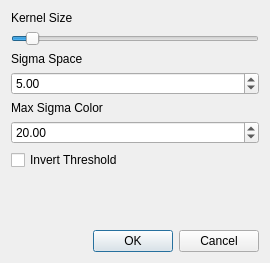
<?xml version="1.0" encoding="UTF-8"?>
<ui version="4.0">
 <class>ParametersDialog</class>
 <widget class="QDialog" name="ParametersDialog">
  <property name="geometry">
   <rect>
    <x>0</x>
    <y>0</y>
    <width>270</width>
    <height>263</height>
   </rect>
  </property>
  <property name="windowTitle">
   <string>Parameters</string>
  </property>
  <property name="modal">
   <bool>true</bool>
  </property>
  <layout class="QVBoxLayout" name="verticalLayout">
   <item>
    <widget class="QLabel" name="kSizeLabel">
     <property name="sizePolicy">
      <sizepolicy hsizetype="Preferred" vsizetype="Fixed">
       <horstretch>0</horstretch>
       <verstretch>0</verstretch>
      </sizepolicy>
     </property>
     <property name="text">
      <string>Kernel Size</string>
     </property>
    </widget>
   </item>
   <item>
    <widget class="QSlider" name="kSizeSlider">
     <property name="value">
      <number>6</number>
     </property>
     <property name="orientation">
      <enum>Qt::Horizontal</enum>
     </property>
    </widget>
   </item>
   <item>
    <widget class="QLabel" name="sigmaSpaceLabel">
     <property name="sizePolicy">
      <sizepolicy hsizetype="Preferred" vsizetype="Fixed">
       <horstretch>0</horstretch>
       <verstretch>0</verstretch>
      </sizepolicy>
     </property>
     <property name="text">
      <string>Sigma Space</string>
     </property>
    </widget>
   </item>
   <item>
    <widget class="QDoubleSpinBox" name="sigmaSpace">
     <property name="minimum">
      <double>1.000000000000000</double>
     </property>
     <property name="maximum">
      <double>999.990000000000009</double>
     </property>
     <property name="value">
      <double>5.000000000000000</double>
     </property>
    </widget>
   </item>
   <item>
    <widget class="QLabel" name="sigmaColourLabel">
     <property name="sizePolicy">
      <sizepolicy hsizetype="Preferred" vsizetype="Fixed">
       <horstretch>0</horstretch>
       <verstretch>0</verstretch>
      </sizepolicy>
     </property>
     <property name="text">
      <string>Max Sigma Color</string>
     </property>
    </widget>
   </item>
   <item>
    <widget class="QDoubleSpinBox" name="sigmaColour">
     <property name="minimum">
      <double>1.000000000000000</double>
     </property>
     <property name="maximum">
      <double>999.990000000000009</double>
     </property>
     <property name="value">
      <double>20.000000000000000</double>
     </property>
    </widget>
   </item>
   <item>
    <widget class="QCheckBox" name="checkBox">
     <property name="text">
      <string>Invert Threshold</string>
     </property>
    </widget>
   </item>
   <item alignment="Qt::AlignBottom">
    <widget class="QDialogButtonBox" name="buttonBox">
     <property name="orientation">
      <enum>Qt::Horizontal</enum>
     </property>
     <property name="standardButtons">
      <set>QDialogButtonBox::Cancel|QDialogButtonBox::Ok</set>
     </property>
    </widget>
   </item>
  </layout>
 </widget>
 <resources/>
 <connections>
  <connection>
   <sender>buttonBox</sender>
   <signal>accepted()</signal>
   <receiver>ParametersDialog</receiver>
   <slot>accept()</slot>
   <hints>
    <hint type="sourcelabel">
     <x>248</x>
     <y>254</y>
    </hint>
    <hint type="destinationlabel">
     <x>157</x>
     <y>274</y>
    </hint>
   </hints>
  </connection>
  <connection>
   <sender>buttonBox</sender>
   <signal>rejected()</signal>
   <receiver>ParametersDialog</receiver>
   <slot>reject()</slot>
   <hints>
    <hint type="sourcelabel">
     <x>316</x>
     <y>260</y>
    </hint>
    <hint type="destinationlabel">
     <x>286</x>
     <y>274</y>
    </hint>
   </hints>
  </connection>
 </connections>
</ui>
